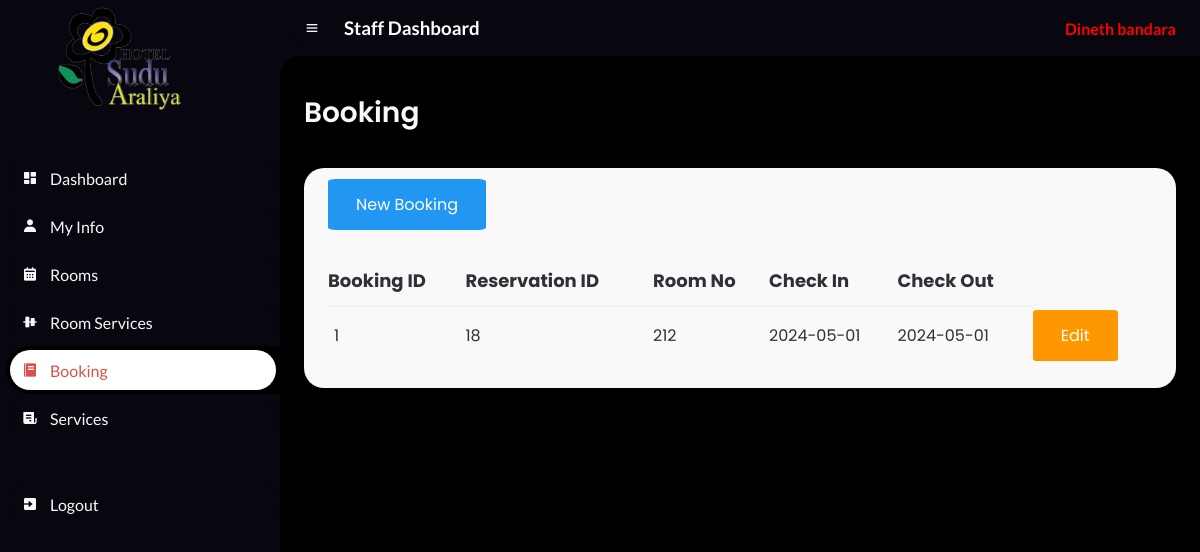
Screenshot of /Staff/Booking.php (signed in) with the database file from the repository.
### tables this page shows
CREATE TABLE `booking` (
  `id` int(50) NOT NULL,
  `Reservation_ID` int(50) NOT NULL,
  `Room_No` int(50) NOT NULL,
  `Check_In_Date` date NOT NULL,
  `Check_Out_Date` date NOT NULL
);

### Staff/BookingBody.php (the view, shortened to what this page needs)
<main>
	<div class="head-title">
		<div class="left">
			<h1>Booking</h1>
		</div>
	</div>
	<div class="table-data">
		<div class="order">
        <a class="btn info" href="Booking_Create.php" role="button"> New Booking</a>
			<br><br><br>
			<table class="table">
				<thead>
					<tr>
						<th style="font-size: large;">Booking ID</th>
						<th style="font-size: large;">Reservation ID</th>
						<th style="font-size: large;">Room No</th>
						<th style="font-size: large;">Check In</th>
						<th style="font-size: large;">Check Out</th>
					</tr>
				</thead>
				<tbody>
					<?php
					$servername = "localhost";
					$username = "root";
					$password = "";
					$database = "hms";
					$connection = new mysqli($servername, $username, $password, $database);
					$sql = "SELECT * FROM booking";
					$result = $connection->query($sql);
					while ($row = $result->fetch_assoc()) {
						echo "
                    <tr>
                    <td>$row[id]</td>
                    <td>$row[Reservation_ID]</td>
                    <td>$row[Room_No]</td>
					<td>$row[Check_In_Date]</td>
					<td>$row[Check_In_Date]</td>
                    <td >
                        <a class='btn warning btn-sm' href='Booking_Edit.php?id=$row[id]'>Edit</a>
                    </td>
                </tr>
                    ";
					}
					?>
				</tbody>
			</table>
		</div>
	</div>
</main>

### Staff/css/style.css (style rules this page uses)
* { margin: 0; padding: 0; box-sizing: border-box; }
a { text-decoration: none; }
:root { --poppins: 'Poppins', sans-serif; --lato: 'Lato', sans-serif; --light: #F9F9F9; --blue: #3C91E6; --light-blue: #CFE8FF; --grey: #eee; --dark-grey: #AAAAAA; --dark: #342E37; --red: #DB504A; --yellow: #FFCE26; --light-yellow: #FFF2C6; --orange: #FD7238; --light-orange: #FFE0D3; --black: #000000; --light-black: #1b1a1a; --li-black: #6F6C6C ; --slow-black:#08070f ; --lime:lime; }
html { overflow-x: hidden; }
body { overflow-x: hidden; background-color: black; }
#content main { width: 100%; padding: 36px 24px; font-family: var(--poppins); max-height: calc(100vh - 56px); overflow-y: auto; }
#content main .head-title { display: flex; align-items: center; justify-content: space-between; grid-gap: 16px; flex-wrap: wrap; }
#content main .head-title .left h1 { font-size: 28px; font-weight: 600; margin-bottom: 10px; color: var(--light); }
#content main .table-data { display: flex; flex-wrap: wrap; grid-gap: 24px; margin-top: 24px; width: 100%; color: var(--dark); }
#content main .table-data > div { border-radius: 20px; background: var(--light); padding: 24px; overflow-x: auto; }
#content main .table-data .order { flex-grow: 1; flex-basis: 500px; }
#content main .table-data .order table { width: 100%; border-collapse: collapse; }
#content main .table-data .order table th { padding-bottom: 12px; font-size: 13px; text-align: left; border-bottom: 1px solid var(--grey); }
#content main .table-data .order table td { padding: 16px 0; }
#content main .table-data .order table tr td:first-child { display: flex; align-items: center; grid-gap: 12px; padding-left: 6px; }

### Staff/css/btn.css (style rules this page uses)
.btn { border: none; color: white; padding: 14px 28px; cursor: pointer; border-radius: 5%; }
.info { background-color: #2196F3; }
.warning { background-color: #ff9800; }

### Staff/Included/navContainer.php (style rules this page uses)
* { text-decoration: none; }

### rows the page displays
booking: id "1", Reservation_ID "18", Room_No "212", Check_In_Date "2024-05-01"

### other values shown
$_SESSION['staff_name'] "Dineth bandara"
